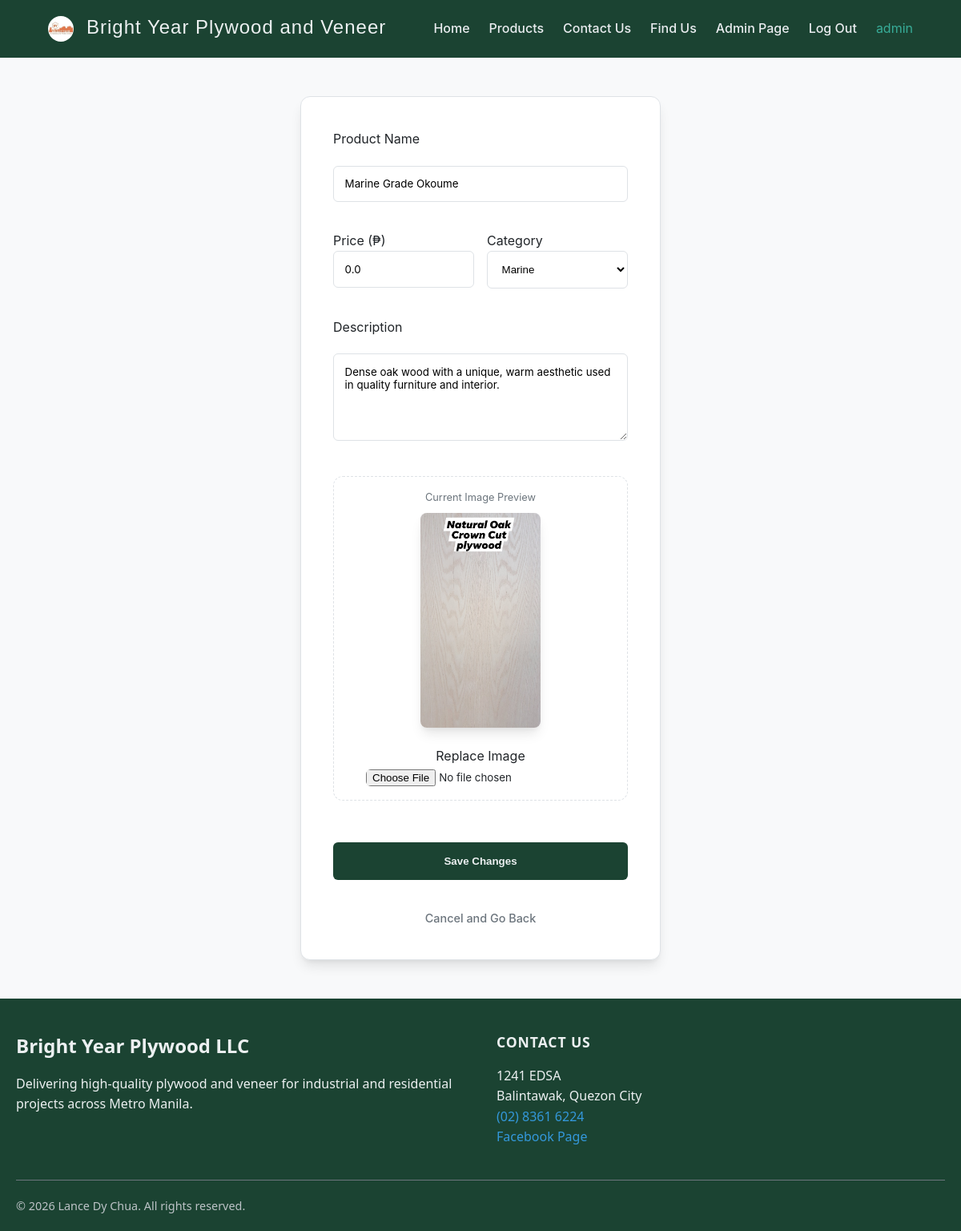
The app's page /admin/2/update (signed in) with its own data.
### tables this page shows
CREATE TABLE user (
    id INTEGER PRIMARY KEY AUTOINCREMENT,
    username TEXT UNIQUE NOT NULL,
    password TEXT NOT NULL
);

CREATE TABLE product (
  id INTEGER PRIMARY KEY AUTOINCREMENT,
  name TEXT NOT NULL,
  description TEXT NOT NULL,
  image_url TEXT,
  price REAL NOT NULL DEFAULT 0.0,
  category TEXT
);

### src/admin.py (the view, shortened to what this page needs)
@bp.route('/<int:id>/update', methods=('GET', 'POST'))
@login_required
def update(id):
    db = get_db()
    product = db.execute('SELECT * FROM product WHERE id = ?', (id,)).fetchone()
    return render_template('admin/edit.html', product=product)

### src/auth.py (called while the page is built)
@bp.before_app_request
def load_logged_in_user():
    user_id = session.get('user_id')
    if user_id is None:
        g.user = None
    else:
        g.user = get_db().execute(
            'SELECT * FROM user WHERE id = ?', (user_id,)
        ).fetchone()

def login_required(view):
    @functools.wraps(view)
    def wrapped_view(**kwargs):
        if g.user is None:
            return redirect(url_for('auth.login'))
        return view(**kwargs)
    return wrapped_view

### src/db.py (called while the page is built)
def get_db():
    if 'db' not in g:
        g.db = sqlite3.connect(current_app.config['DATABASE'], detect_types=sqlite3.PARSE_DECLTYPES)
        g.db.row_factory = sqlite3.Row
    return g.db

### src/templates/admin/edit.html (shortened to what this page needs)
{% extends 'base.html' %}
{% block content %}
  <div class="animate-up" style="max-width: 600px; margin: auto;">
    <form method="post" enctype="multipart/form-data">
      <label for="name">Product Name</label>
      <input name="name" id="name" value="{{ product['name'] }}" required>
      <div style="display: grid; grid-template-columns: 1fr 1fr; gap: 1rem; margin-top: 1rem;">
        <div>
          <label for="price">Price (₱)</label>
          <input type="number" step="0.01" name="price" id="price" value="{{ product['price'] }}" required
                 style="width: 100%;">
        </div>
        <div>
          <label for="category">Category</label>
          <select name="category" id="category"
                  style="width: 100%; padding: 0.85rem; border-radius: 6px; border: 1px solid var(--border); background: white;">
            <option value="Marine" {% if product['category'] == 'Marine' %}selected{% endif %}>Marine</option>
          </select>
        </div>
      </div>
      <label for="description" style="margin-top: 1rem; display: block;">Description</label>
      <textarea name="description" id="description" rows="5"
                style="width: 100%; border-radius: 6px; border: 1px solid var(--border); padding: 0.85rem; font-family: inherit;">{{ product['description'] }}</textarea>
      <div
          style="margin-top: 1.5rem; padding: 1rem; border: 1px dashed var(--border); border-radius: var(--radius); text-align: center;">
        <p style="font-size: 0.8rem; color: var(--text-muted); margin-bottom: 0.5rem;">Current Image Preview</p>
        <img
            src="{{ product['image_url'] if product['image_url'].startswith('http') else url_for('static', filename='uploads/' + product['image_url']) }}"
            alt="Current Product"
            style="max-width: 150px; border-radius: 8px; margin-bottom: 1rem; box-shadow: var(--shadow);">
        <label for="image_file" style="display: block;">Replace Image</label>
        <input type="file" name="image_file" id="image_file" accept="image/*" style="border: none; padding: 0;">
      </div>
      <input type="submit" value="Save Changes" style="width: 100%; background: var(--nav); margin-top: 2rem;">
      <a href="{{ url_for('admin.index') }}"
         style="display: block; text-align: center; margin-top: 1rem; font-size: 0.9rem; color: var(--text-muted);">Cancel
        and Go Back</a>
    </form>
  </div>
{% endblock %}

### src/templates/base.html (shortened to what this page needs)
<!doctype html>
<html lang="en">
<head>
  <link rel="stylesheet" href="{{ url_for('static', filename='style.css') }}">
</head>
<body>
<header class="main-header">
  <div style="display: flex;">
    <img class="logo" src="../static/images/logo.jpg" alt="">
    <a href="{{ url_for('index') }}"><h2 id="nav-logo-text">
      Bright Year Plywood and Veneer</h2></a>
  </div>
  <nav>
    <ul>
      <li><a href="{{ url_for('index') }}">Home</a></li>
      <li><a href="{{ url_for('catalog') }}">Products</a></li>
      <li><a href="{{ url_for('contact_page') }}">Contact Us</a></li>
      <li><a href="{{ url_for('map_page') }}">Find Us</a></li>
      {% if g.user.username == 'admin' %}
        <li><a href="{{ url_for('admin.index') }}">Admin Page</a></li>
      {% endif %}
      {% if g.user %}
        <li><a href="{{ url_for('auth.logout') }}">Log Out</a></li>
        <li><span style="margin: 0; color: var(--text-emphasize)">{{ g.user['username'] }}</span></li>
      {% else %}
        <li><a href="{{ url_for('auth.register') }}">Register</a></li>
        <li><a href="{{ url_for('auth.login') }}">Log In</a></li>
      {% endif %}
    </ul>
  </nav>
</header>
<section class="content animate-up">
  {% block content %}{% endblock %}
</section>
<footer class="site-footer">
  <div class="footer-container">
    <div class="footer-column">
      <span class="footer-brand">Bright Year Plywood LLC</span>
      <p>Delivering high-quality plywood and veneer for industrial and residential projects across Metro Manila.</p>
    </div>
    <div class="footer-column">
      <span class="footer-heading">Contact Us</span>
      <address class="footer-address">
        1241 EDSA<br>
        Balintawak, Quezon City<br>
        <a href="tel:+283616224">(02) 8361 6224</a><br>
        <a href="https://www.facebook.com/veneerphilippines">Facebook Page</a>
      </address>
    </div>
  </div>
  <div class="footer-bottom">
    <p>&copy; 2026 Lance Dy Chua. All rights reserved.</p>
  </div>
</footer>
</body>
</html>

### src/static/style.css (style rules this page uses)
:root { --bg: #F8F9FA; --surface: #FFFFFF; --nav: #1B4332; --text: #212529; --text-white: #ecf0f1; --text-muted: #6C757D; --text-emphasize: #38ad99; --text-link: #3498db; --brand: #283618; --accent: #D4A373; --accent-hover: #BC8A5A; --border: #DEE2E6; --radius: 12px; --shadow: 0 10px 15px -3px rgba(0, 0, 0, 0.1), 0 4px 6px -2px rgba(0, 0, 0, 0.05); --font: 'Inter', system-ui, -apple-system, sans-serif; }
*, *::before, *::after { box-sizing: border-box; margin: 0; padding: 0; }
#nav-logo-text { font-family: "Playfair Display", Helvetica, Arial, sans-serif; font-weight: lighter; color: var(--text-white); text-decoration: none; margin: 0; }
body { font-family: var(--font), serif; color: var(--text); background: var(--bg); line-height: 1.6; display: flex; flex-direction: column; min-height: 100vh; -ms-overflow-style: none; scrollbar-width: none; }
h1, h2, h3 { color: var(--brand); line-height: 1.2; margin-bottom: 0.5rem; }
a { color: var(--accent); text-decoration: none; font-weight: 500; transition: color 0.3s ease; }
.logo { border-radius: 50%; height: 32px; margin-right: 1rem; }
nav, header.main-header { display: flex; justify-content: space-between; align-items: center; padding: 1.25rem 5%; background: var(--nav); }
nav h1, header.main-header h2 { margin: 0; font-size: 1.5rem; color: var(--text-white); letter-spacing: 1px; }
nav ul, header.main-header nav { display: flex; gap: 1.5rem; list-style: none; align-items: flex-end; padding: 0; }
nav ul a, header.main-header nav a { color: #E9ECEF; position: relative; }
nav ul a::after, header.main-header nav a::after { content: ''; position: absolute; width: 0; height: 2px; bottom: -4px; left: 0; background-color: var(--accent); transition: width 0.3s ease; }
.content, .section { margin: 1rem auto; padding: 0 1.5rem; max-width: 1200px; width: 90%; flex: 1; }
form { background: var(--surface); padding: 2.5rem; border-radius: var(--radius); border: 1px solid var(--border); max-width: 450px; margin: 2rem auto; display: flex; flex-direction: column; gap: 1.25rem; box-shadow: var(--shadow); }
input:not([type="submit"]), textarea { padding: 0.85rem; border: 1px solid var(--border); border-radius: 6px; font-family: inherit; }
input[type="submit"] { background: var(--brand); color: var(--text-white); border: none; cursor: pointer; padding: 1rem; border-radius: 6px; font-weight: bold; }
.animate-up { animation: fadeInUp 0.7s ease-out forwards; opacity: 0; }
.site-footer { background-color: var(--nav); color: var(--text-white); font-family: system-ui, -apple-system, sans-serif; padding: 40px 20px 20px; }
.footer-container { display: flex; flex-wrap: wrap; gap: 40px; max-width: 1200px; margin: 0 auto; }
.footer-column { flex: 1; min-width: 250px; }
.footer-brand { display: block; font-size: 1.5rem; font-weight: 700; margin-bottom: 15px; }
.footer-heading { display: block; font-size: 1.1rem; font-weight: 600; margin-bottom: 15px; text-transform: uppercase; letter-spacing: 0.05em; }
.footer-column p, .footer-address { font-style: normal; line-height: 1.6; margin: 0; color: var(--text-white); }
.footer-address a { color: var(--text-link); text-decoration: none; }
.footer-bottom { display: flex; flex-wrap: wrap; justify-content: space-between; align-items: center; max-width: 1200px; margin: 40px auto 0; padding-top: 20px; border-top: 1px solid var(--text-muted); font-size: 0.9rem; color: #bdc3c7; }
.footer-bottom p { margin: 0; }

### records on screen
user: user.username "admin"
product: name "Marine Grade Okoume", price "0.0", category "Marine", description "Dense oak wood with a unique, warm aesthetic used in quality furniture and interior.", image_url (picture)
